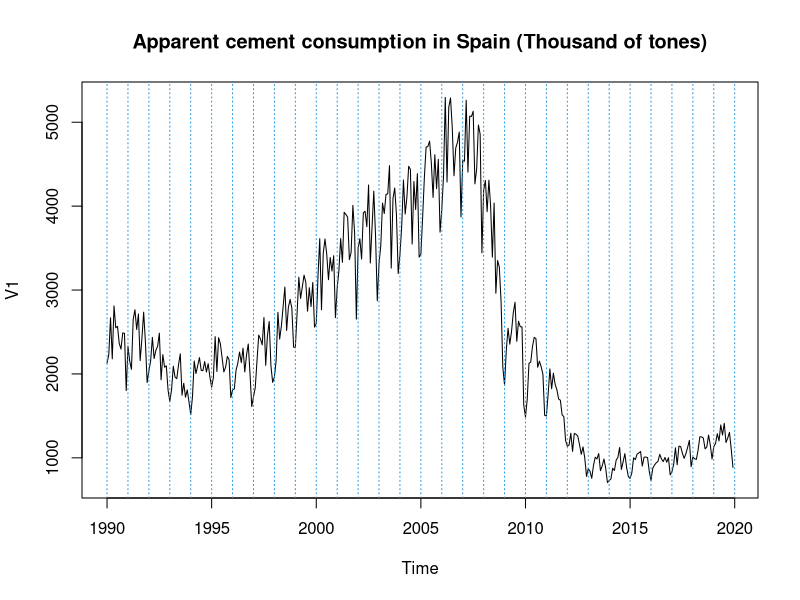
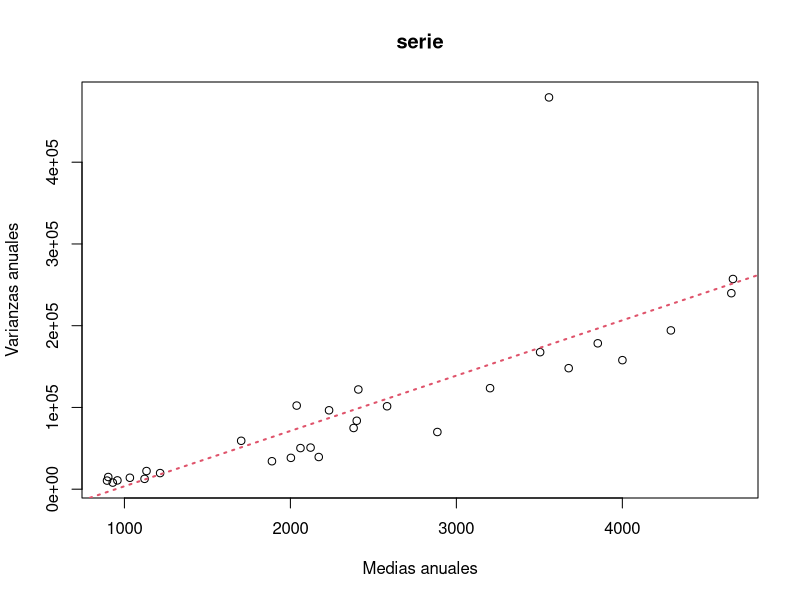
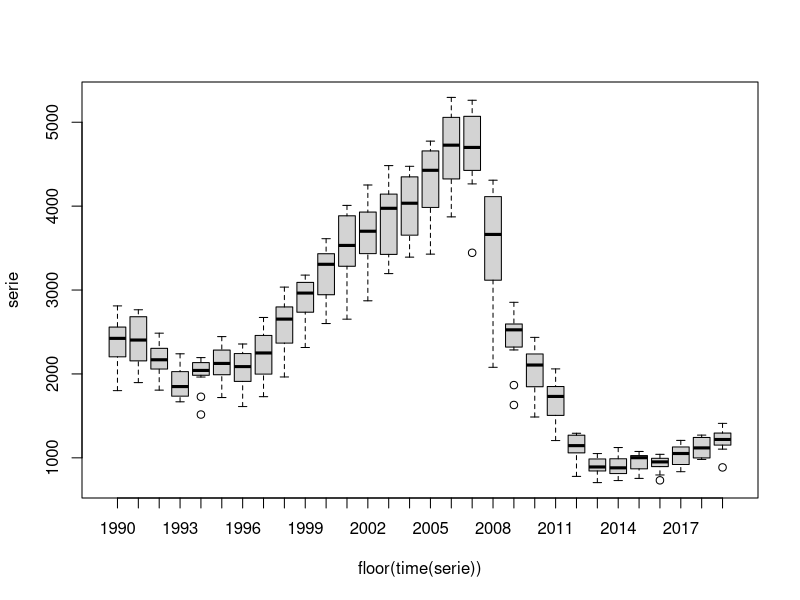
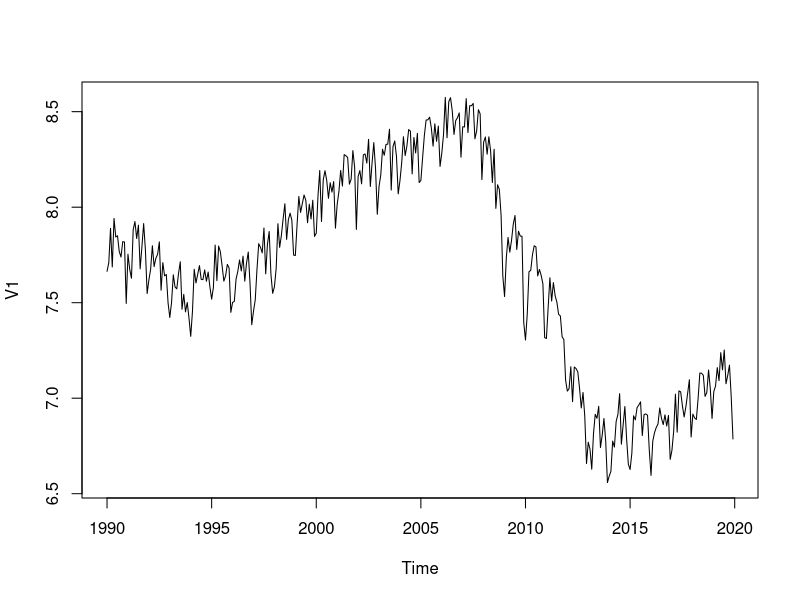
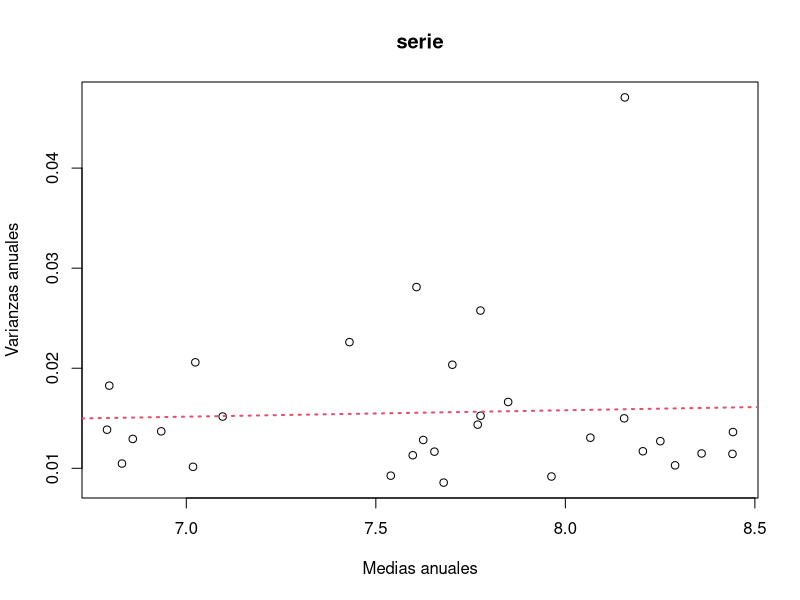
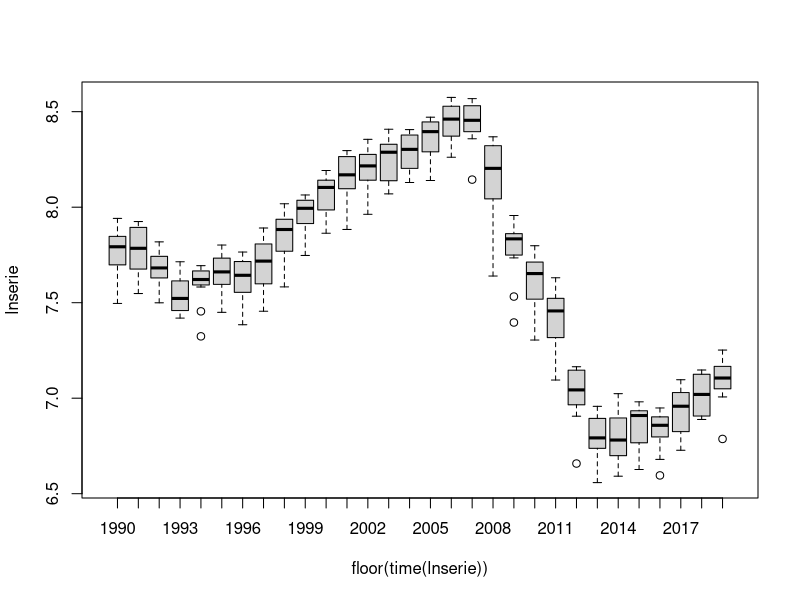
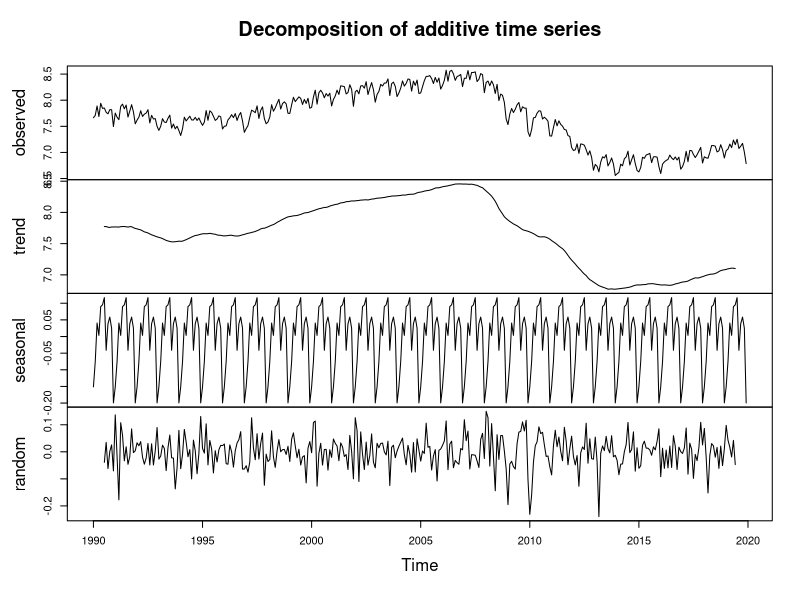
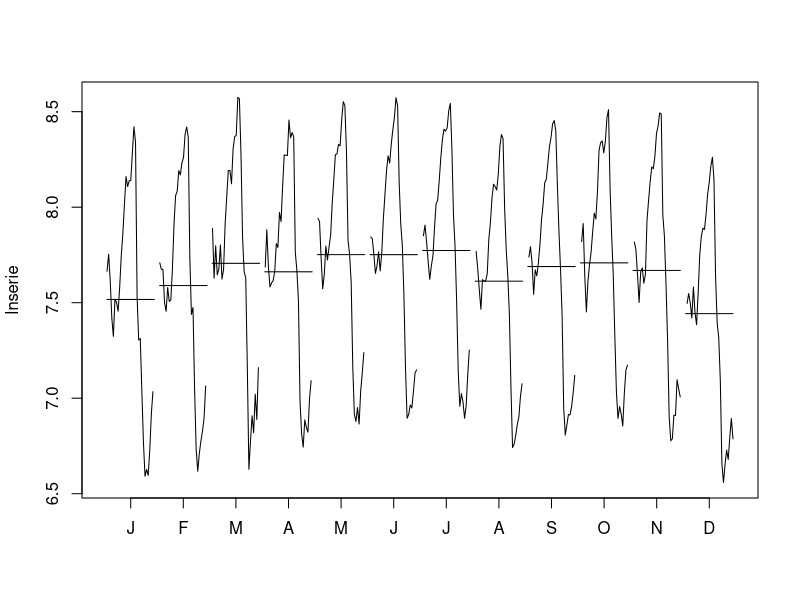

The R script that drew these images, in order:
## ---- chunk 1
knitr::opts_chunk$set(echo = TRUE)
## ---- chunk 2
serie=window(ts(read.table("cemento.dat"),start=1990,freq=12))
print(round(serie,0))
## ---- chunk 3
plot(serie,main="Apparent cement consumption in Spain (Thousand of tones)")
abline(v=1990:2020,col=4,lty=3)
## ---- chunk 4
m=apply(matrix(serie,nr=12),2,mean)
v=apply(matrix(serie,nr=12),2,var)
plot(m,v,xlab="Medias anuales",ylab="Varianzas anuales",main="serie")
abline(lm(v~m),col=2,lty=3,lwd=2)
## ---- chunk 5
boxplot(serie~floor(time(serie)))
## ---- chunk 6
lnserie=log(serie)
plot(lnserie)
## ---- chunk 7
m=apply(matrix(lnserie,nr=12),2,mean)
v=apply(matrix(lnserie,nr=12),2,var)
plot(m,v,xlab="Medias anuales",ylab="Varianzas anuales",main="serie")
abline(lm(v~m),col=2,lty=3,lwd=2)
## ---- chunk 8
boxplot(lnserie~floor(time(lnserie)))
## ---- chunk 9
plot(decompose(lnserie))
## ---- chunk 10
monthplot(lnserie)
## ---- chunk 11
ts.plot(matrix(lnserie,nrow=12),col=1:8)
## ---- chunk 12
d12lnserie=diff(lnserie,12)
plot(d12lnserie)
abline(h=0)
## ---- chunk 13
d1d12lnserie=diff(d12lnserie,1)
plot(d1d12lnserie)
abline(h=0)
abline(h=mean(d1d12lnserie),col=2,lwd=2)
## ---- chunk 14
d1d1d12lnserie=diff(d1d12lnserie,1)
plot(d1d1d12lnserie)
abline(h=0)
abline(h=mean(d1d12lnserie),col=2,lwd=2)
## ---- chunk 15
var(lnserie)
var(d1d12lnserie)
var(d1d1d12lnserie)

## ---- chunk 16
par(mfrow=c(1,2))
acf(d1d12lnserie,ylim=c(-1,1),col=c(2,rep(1,11)),lwd=2,lag.max=72)
pacf(d1d12lnserie,ylim=c(-1,1),col=c(rep(1,11),2),lwd=2,lag.max=72)
